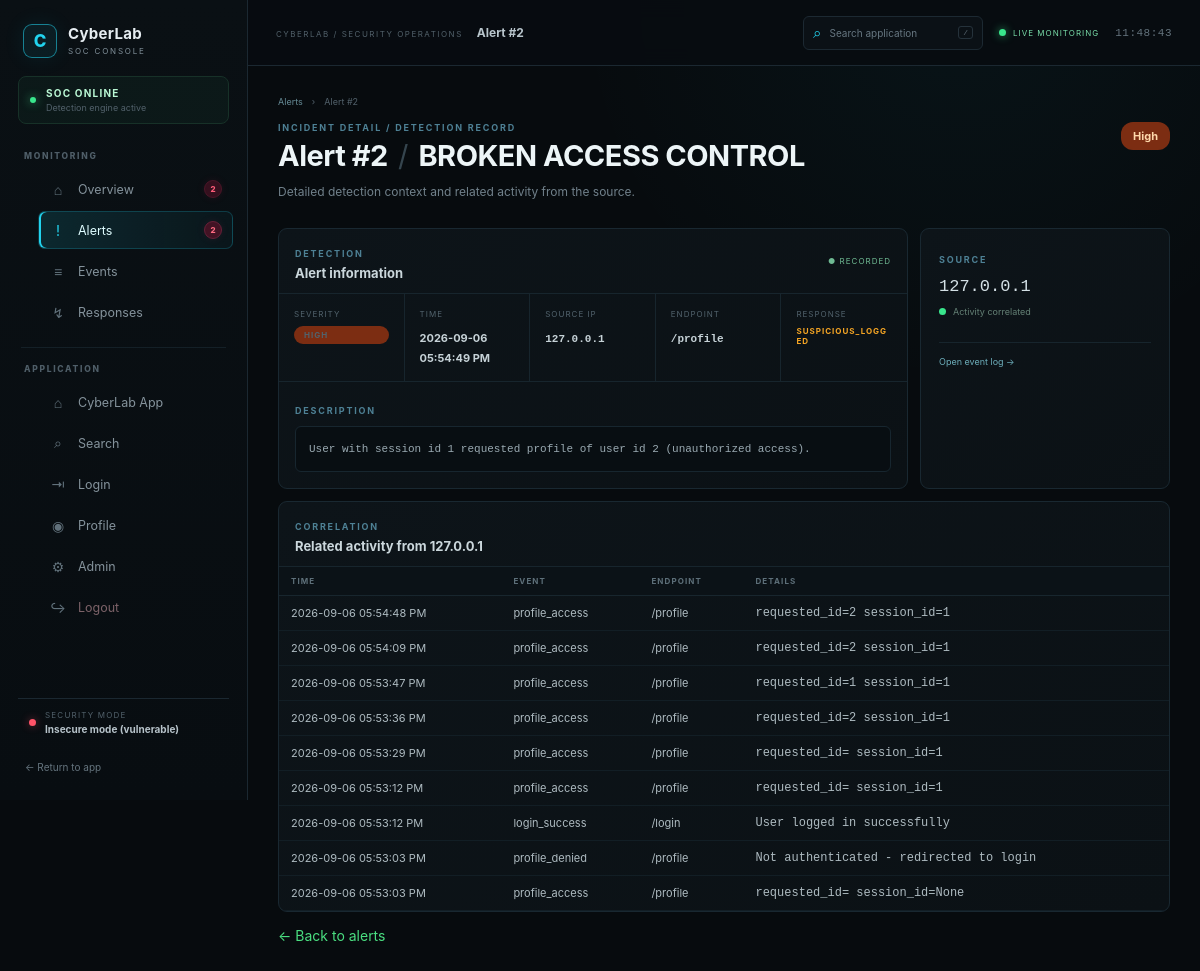
/soc/alert/2, run on the app's committed database.
### tables this page shows
CREATE TABLE alerts (
            id INTEGER PRIMARY KEY AUTOINCREMENT,
            timestamp TEXT NOT NULL,
            alert_type TEXT,
            severity TEXT,
            source_ip TEXT,
            username TEXT,
            endpoint TEXT,
            description TEXT,
            detection_status TEXT DEFAULT 'detected',
            response_status TEXT DEFAULT 'pending'
        );

CREATE TABLE events (
            id INTEGER PRIMARY KEY AUTOINCREMENT,
            timestamp TEXT NOT NULL,
            source_ip TEXT,
            event_type TEXT,
            endpoint TEXT,
            username TEXT,
            details TEXT,
            detection_status TEXT DEFAULT 'logged',
            response_status TEXT DEFAULT 'none'
        );

### app.py (the view)
@app.route("/soc/alert/<int:alert_id>")
def soc_alert_details(alert_id):
    alert = database.get_alert(alert_id)
    if not alert:
        abort(404)
    related = database.get_recent_events(100)
    related = [e for e in related if e["source_ip"] == alert["source_ip"]][:15]
    return render_template("attack_details.html", alert=alert,
                           related=related,
                           blocked=ip_blocker.is_blocked(alert["source_ip"]))

### app.py (called while the page is built)
def fmt_clock12(value):
    if not value:
        return value
    try:
        dt = datetime.strptime(str(value), "%Y-%m-%d %H:%M:%S")
    except ValueError:
        return value
    return dt.strftime("%Y-%m-%d %I:%M:%S %p")

def secure_mode_enabled():
    return database.get_setting("mode", "insecure") == "secure"

@app.context_processor
def inject_soc_globals():
    secure = secure_mode_enabled()
    return {
        "secure_mode": secure,
        "mode_badge": "Secure mode" if secure else "Insecure mode (vulnerable)",
        "mode_class": "secure" if secure else "insecure",
    }

### database.py (called while the page is built)
def get_db():
    connection = sqlite3.connect(DATABASE)
    connection.row_factory = sqlite3.Row
    return connection

def get_recent_events(limit=50):
    db = get_db()
    rows = db.execute("SELECT * FROM events ORDER BY id DESC LIMIT ?",
                      (limit,)).fetchall()
    db.close()
    return [dict(r) for r in rows]

def get_alert(alert_id):
    db = get_db()
    row = db.execute("SELECT * FROM alerts WHERE id = ?", (alert_id,)).fetchone()
    db.close()
    return dict(row) if row else None

def is_blocked(ip):
    db = get_db()
    row = db.execute(
        "SELECT 1 FROM blocked_ips WHERE ip = ? AND expires_at > datetime('now', 'localtime')",
        (ip,)).fetchone()
    db.close()
    return row is not None

def get_setting(key, default=None):
    db = get_db()
    row = db.execute("SELECT value FROM settings WHERE key = ?",
                     (key,)).fetchone()
    db.close()
    return row["value"] if row else default

### response/ip_blocker.py (called while the page is built)
def is_blocked(ip):
    return database.is_blocked(ip)

### templates/attack_details.html (shortened to what this page needs)
{% extends "soc_base.html" %}
{% set active_page = 'alert-detail' %}
{% block page_label %}Alert #{{ alert.id }}{% endblock %}
{% block content %}
<div class="breadcrumb">
    <a href="/soc/alerts">Alerts</a><span>›</span><span>Alert #{{ alert.id }}</span>
</div>
<div class="soc-page-heading compact-heading">
    <div>
        <div class="eyebrow">INCIDENT DETAIL / DETECTION RECORD</div>
        <h1>Alert #{{ alert.id }} <span class="heading-separator">/</span> {{ alert.alert_type }}</h1>
        <p>Detailed detection context and related activity from the source.</p>
    </div>
    <span class="sev sev-large sev-{{ alert.severity|lower }}">{{ alert.severity }}</span>
</div>
<div class="detail-grid">
    <div class="soc-panel detail-main">
        <div class="panel-header">
            <div><span class="panel-kicker">DETECTION</span><h3>Alert information</h3></div>
            <span class="detail-live">● RECORDED</span>
        </div>
        <div class="detail-facts">
            <div><span>Severity</span><strong><span class="sev sev-{{ alert.severity|lower }}">{{ alert.severity }}</span></strong></div>
            <div><span>Time</span><strong>{{ alert.timestamp|clock12 }}</strong></div>
            <div><span>Source IP</span><strong class="mono">{{ alert.source_ip }}</strong></div>
            <div><span>Endpoint</span><strong class="mono">{{ alert.endpoint }}</strong></div>
            <div><span>Response</span><strong><span class="response-text resp-{{ alert.response_status }}">{{ alert.response_status }}</span></strong></div>
        </div>
        <div class="description-block">
            <span class="panel-kicker">DESCRIPTION</span>
            <p class="alert-description">{{ alert.description }}</p>
        </div>
    </div>
    <div class="soc-panel detail-side">
        <span class="panel-kicker">SOURCE</span>
        <div class="source-ip-big">{{ alert.source_ip }}</div>
        <div class="source-state"><span></span> Activity correlated</div>
        <a class="detail-action" href="/soc/events">Open event log →</a>
    </div>
</div>
<div class="soc-panel">
    <div class="panel-header">
        <div><span class="panel-kicker">CORRELATION</span><h3>Related activity from {{ alert.source_ip }}</h3></div>
    </div>
    <div class="table-scroll">
        <table class="soc-table">
            <thead><tr><th>Time</th><th>Event</th><th>Endpoint</th><th>Details</th></tr></thead>
            <tbody>
            {% for event in related %}
                <tr>
                    <td>{{ event.timestamp|clock12 }}</td>
                    <td>{{ event.event_type }}</td>
                    <td>{{ event.endpoint }}</td>
                    <td class="td-details">{{ event.details }}</td>
                </tr>
            {% else %}
                <tr><td colspan="4" class="empty-state">No related activity found.</td></tr>
            {% endfor %}
            </tbody>
        </table>
    </div>
</div>
<a class="soc-link back-link" href="/soc/alerts">← Back to alerts</a>
{% endblock %}

### static/style.css (style rules this page uses)
:root { --app-bg: #070b10; --app-surface: #0d131b; --app-surface-2: #111923; --app-border: #1d2a38; --app-border-soft: #16212c; --app-text: #e8eef5; --app-muted: #8795a5; --app-blue: #38bdf8; --app-blue-soft: #0c2637; --app-green: #34d399; --app-green-soft: #0d2b24; --app-red: #f43f5e; --app-red-soft: #35131c; --app-orange: #fb923c; }
* { margin: 0; padding: 0; box-sizing: border-box; }
body { font-family: Inter, "Segoe UI", Arial, sans-serif; background: radial-gradient(circle at 85% 0%, rgba(56,189,248,.055), transparent 28%), linear-gradient(180deg, #080d13 0%, var(--app-bg) 100%); color: var(--app-text); min-height: 100vh; }
h1 { font-size: clamp(27px, 3vw, 34px); letter-spacing: -.7px; margin-bottom: 10px; color: #f8fafc; }
h3 { color: #dce7f1; }
p { color: var(--app-muted); line-height: 1.65; }

### static/soc_shell.css (style rules this page uses)
.soc-page-heading { display: flex; align-items: flex-start; justify-content: space-between; gap: 25px; margin-bottom: 26px; }
.soc-page-heading h1 { margin: 5px 0 9px; color: #edf5f7; font-size: 29px; font-weight: 700; letter-spacing: -0.5px; }
.soc-page-heading p { max-width: 760px; margin: 0; color: #71818b; font-size: 12px; line-height: 1.65; }
.eyebrow, .panel-kicker { color: #4e8195; font-size: 9px; font-weight: 700; letter-spacing: 1.8px; text-transform: uppercase; }

### data on the page
alerts: id "2", alert_type "BROKEN ACCESS CONTROL", severity "High", severity "HIGH", timestamp|clock12 "2026-09-06 05:54:49 PM", source_ip "127.0.0.1", endpoint "/profile", response_status "SUSPICIOUS_LOGGED", description "User with session id 1 requested profile of user id 2 (unauthorized access)."
events: timestamp|clock12 "2026-09-06 05:54:48 PM", event_type "profile_access", endpoint "/profile", details "requested_id=2 session_id=1"
events: timestamp|clock12 "2026-09-06 05:54:09 PM", event_type "profile_access", endpoint "/profile", details "requested_id=2 session_id=1"
events: timestamp|clock12 "2026-09-06 05:53:47 PM", event_type "profile_access", endpoint "/profile", details "requested_id=1 session_id=1"
events: timestamp|clock12 "2026-09-06 05:53:36 PM", event_type "profile_access", endpoint "/profile", details "requested_id=2 session_id=1"
events: timestamp|clock12 "2026-09-06 05:53:29 PM", event_type "profile_access", endpoint "/profile", details "requested_id= session_id=1"
events: timestamp|clock12 "2026-09-06 05:53:12 PM", event_type "profile_access", endpoint "/profile", details "requested_id= session_id=1"
events: timestamp|clock12 "2026-09-06 05:53:12 PM", event_type "login_success", endpoint "/login", details "User logged in successfully"
events: timestamp|clock12 "2026-09-06 05:53:03 PM", event_type "profile_denied", endpoint "/profile", details "Not authenticated - redirected to login"
events: timestamp|clock12 "2026-09-06 05:53:03 PM", event_type "profile_access", endpoint "/profile", details "requested_id= session_id=None"

### other printed values
{{ notification_overview }} "2"
{{ notification_alerts }} "2"
{{ mode_badge }} "Insecure mode (vulnerable)"
